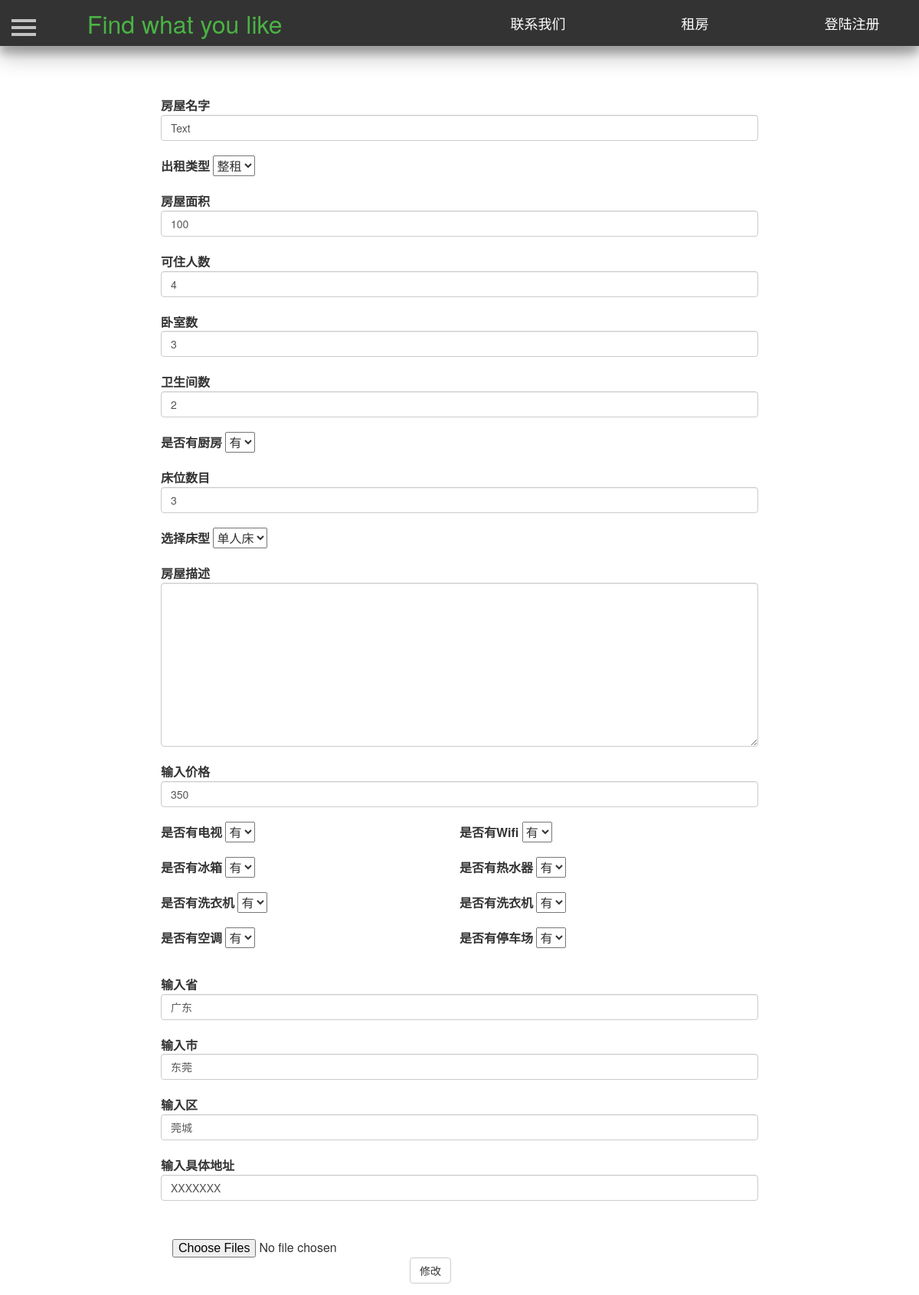
The app's page /modify_house/1/, older data.
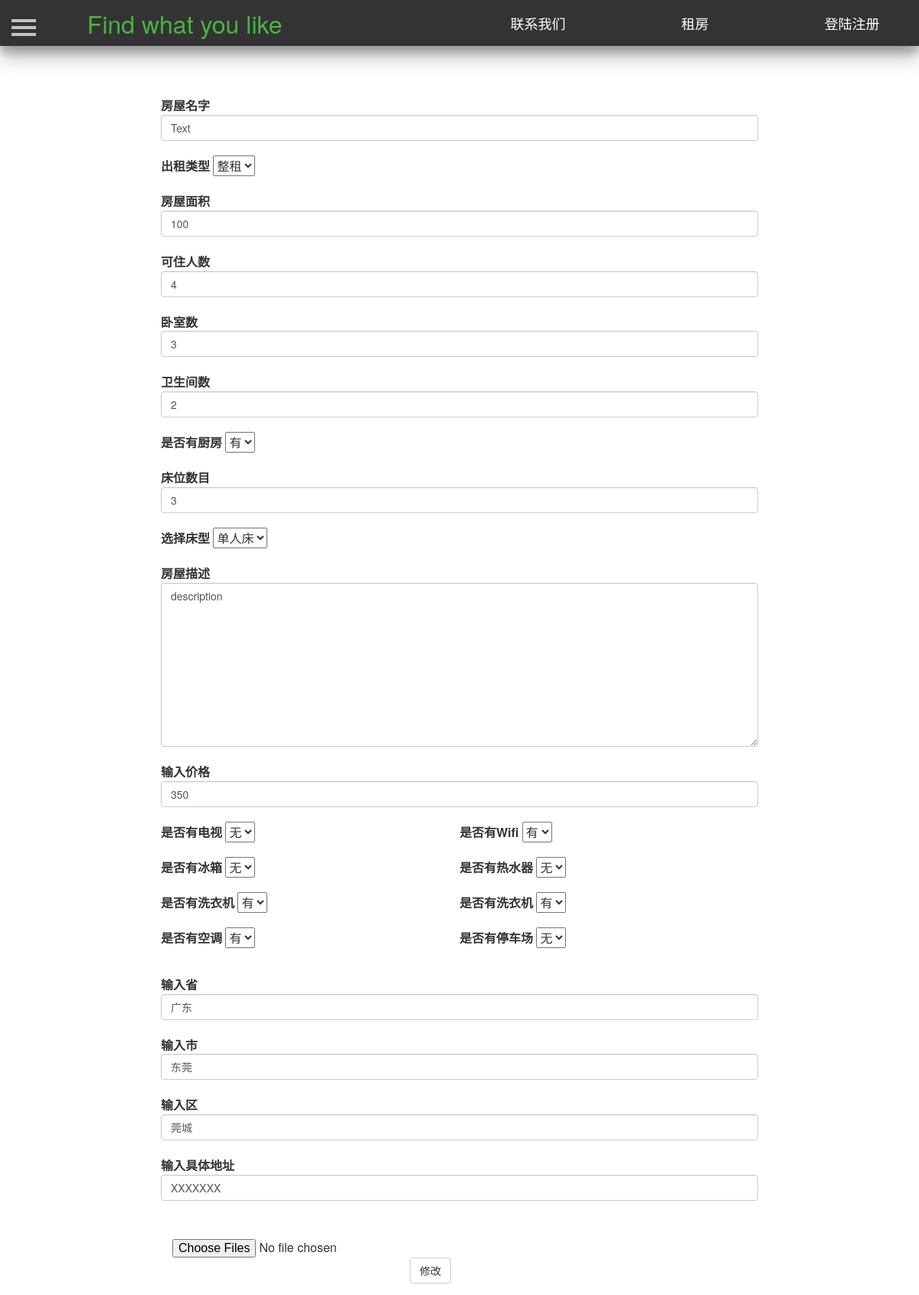
The same page, newer data.
### Renting/models.py (models this page shows, shortened)
class House(db.Model):
    id = db.Column(db.Integer, primary_key=True, autoincrement=True)  # ID 房屋唯一的标识
    house_name = db.Column(db.String(20))  # 房屋名  唯一   最大10个字符
    house_type = db.Column(db.Integer)  # 房屋类型，0表示整租，1表示单间 ，2表示床位
    area = db.Column(db.Integer)  # 房屋面积
    people = db.Column(db.Integer)  # 可住人数
    bedroom = db.Column(db.Integer)  # 卧房数
    toilet = db.Column(db.Integer)  # 卫生间数
    kitchen = db.Column(db.Integer)  # 是否有厨房
    bed = db.Column(db.Integer)  # 床位数
    bed_type = db.Column(db.Integer)  # 床型 0表示单人床  1表示双人床
    price = db.Column(db.Integer)  # 租一天的价格
    description = db.Column(db.String(200))  # 房屋描述
    facility = db.Column(db.String(10))  # 房屋设施，0表示无，1表示有
    province = db.Column(db.String(10))  # 省
    city = db.Column(db.String(10))  # 市
    district = db.Column(db.String(10))  # 地区
    address = db.Column(db.String(100))  # 具体地址
    username = db.Column(db.String(10), db.ForeignKey('user.username'))  # 房屋主人的名字，外键
    status = db.Column(db.Integer)  # 房屋状态，0表示未审核，1表示通过,2表示未通过
    upload_time = db.Column(db.DateTime)  # 房屋上传时间
    url_one = db.Column(db.String(100))  # 房屋图片
    url_two = db.Column(db.String(100))  # 房屋图片
    url_three = db.Column(db.String(100))  # 房屋图片
    url_four = db.Column(db.String(100))  # 房屋图片
    url_five = db.Column(db.String(100))  # 房屋图片

### Renting/views.py (the view)
@app.route('/modify_house/<int:house_id>/')
def modify_house(house_id):
    house = House.query.filter_by(id=house_id).first()
    return render_template("modify_house.html", house=house)

### Renting/templates/modify_house.html (shortened to what the changed rows need)
<!DOCTYPE html>
<html lang="en">
	<head>
        <link href="https://cdn.bootcss.com/bootstrap/3.3.7/css/bootstrap.min.css" rel="stylesheet">
        <link href="/static/css/navigation.css" rel="stylesheet">
        <link href="/static/css/profile.css" rel="stylesheet">
         <link href="/static/css/sidebar.css" rel="stylesheet">
        <link type="text/css" href="/static/css/dialog.css"  rel="stylesheet"/>
	</head>
	<body>
       <div id="wrapper">
            <div id="page-content-wrapper" style="margin-bottom=50px">
                <div class="container">
                    <div class="row">
                        <div class="col-md-8">
                            <form class="form-horizontal" role="form" style="margin-top:50px" id="release_form" name="release_form" method="post" enctype="multipart/form-data">
                                <div class="form-group">
                                    <label for="house_name" class="control-label">房屋名字</label>
                                    <input type="text" class="form-control" name="house_name" id="house_name" value="{{house.house_name}}">
                                </div>
                                <div class="form-group">
                                    <label for="rent_type" class="control-label">出租类型</label>
                                    <select id="rent_type" name="rent_type">
                                        {% if house.house_type==0 %}
                                        <option>整租</option>
                                        {% elif house.house_type==1 %}
                                        <option>单间</option>
                                        <option>整租</option>
                                        <option>床位</option>
                                        {% else %}
                                        <option>床位</option>
                                        <option>整租</option>
                                        <option>单间</option>
                                        {% endif %}
                                    </select>
                                </div>
                                <div class="form-group">
                                    <label for="area" class="control-label">房屋面积</label>
                                    <input type="text" class="form-control" id="area" name="area" value="{{house.area}}">
                                </div>
                                <div class="form-group">
                                    <label for="people" class="control-label">可住人数</label>
                                    <input type="text" class="form-control" id="people" name="people" value="{{house.people}}">
                                </div>
                                <div class="form-group">
                                    <label for="bedroom" class="control-label">卧室数</label>
                                    <input type="text" class="form-control" id="bedroom" name="bedroom" value="{{house.bedroom}}">
                                </div>
                                <div class="form-group">
                                    <label for="toilet" class="control-label">卫生间数</label>
                                    <input type="text" class="form-control" id="toilet" name="toilet" value="{{house.toilet}}">
                                </div>
                                <div class="form-group">
                                    <label for="kitchen" class="control-label">是否有厨房</label>
                                    <select id="kitchen" name="kitchen">
                                        {% if house.kitchen==1 %}
                                        <option>有</option>
                                        {% else %}
                                        <option>无</option>
                                        <option>有</option>
                                        {% endif %}
                                    </select>
                                </div>
                                <div class="form-group">
                                    <label for="bed" class="control-label">床位数目</label>
                                    <input type="text" class="form-control" id="bed" name="bed" value="{{house.bed}}">
                                </div>
                                <div class="form-group">
                                    <label for="bed_type" class="control-label">选择床型</label>
                                    <select id="bed_type" name="bed_type">
                                        {% if house.bed_type==0 %}
                                        <option>单人床</option>
                                        {% else%}
                                        <option>双人床</option>
                                        <option>单人床</option>
                                        {% endif %}
                                    </select>
                                </div>
                                <div class="form-group">
                                    <label for="description" class="control-label">房屋描述</label>
                                    <textarea name="description" class="form-control" id="description"  rows="10" cols="100">{{house.description}}</textarea>
                                </div>
                                <div class="form-group">
                                    <label for="price" class="control-label">输入价格</label>
                                    <input type="text" class="form-control" id="price" name="price" value="{{house.price}}">
                                </div>
                                <div class="row form-group">
                                    <div class="col-md-6">
                                        <div class="form-group">
                                            <label for="TV" class="control-label">是否有电视</label>
                                            <select id="TV" name="TV">
                                                {% if house.facility[0]=="1" %}
                                                    <option>有</option>
                                                {% else%}
                                                    <option>无</option>
                                                {% endif %}
                                            </select>
                                        </div>
                                        <div class="form-group">
                                            <label for="fridge" class="control-label">是否有冰箱</label>
                                            <select id="fridge" name="fridge">
                                                {% if house.facility[1]=="1" %}
                                                    <option>有</option>
                                                {% else%}
                                                    <option>无</option>
                                                {% endif %}
                                            </select>
                                        </div>
                                        <div class="form-group">
                                            <label for="washer" class="control-label">是否有洗衣机</label>
                                            <select id="washer" name="washer">
                                                {% if house.facility[2]=="1" %}
                                                    <option>有</option>
                                                {% else%}
                                                    <option>无</option>
                                                    <option>有</option>
                                                {% endif %}
                                            </select>
                                        </div>
                                        <div class="form-group">
                                            <label for="conditioner" class="control-label">是否有空调</label>
                                            <select id="conditioner" name="conditioner">
                                                {% if house.facility[3]=="1" %}
                                                    <option>有</option>
                                                {% else%}
                                                    <option>无</option>
                                                    <option>有</option>
                                                {% endif %}
                                            </select>
                                        </div>
                                    </div>
                                    <div class="col-md-6">
                                        <div class="form-group">
                                            <label for="wifi" class="control-label">是否有Wifi</label>
                                            <select id="wifi" name="wifi">
                                                {% if house.facility[4]=="1" %}
                                                    <option>有</option>
                                                {% else%}
                                                    <option>无</option>
                                                    <option>有</option>
                                                {% endif %}
                                            </select>
                                        </div>
                                        <div class="form-group">
                                            <label for="heater" class="control-label">是否有热水器</label>
                                            <select id="heater" name="heater">
                                                {% if house.facility[5]=="1" %}
                                                    <option>有</option>
                                                {% else%}
                                                    <option>无</option>
                                                {% endif %}
                                            </select>
                                        </div>
                                        <div class="form-group">
                                            <label for="wardrobe" class="control-label">是否有洗衣机</label>
                                            <select id="wardrobe" name="wardrobe">
                                                {% if house.facility[6]=="1" %}
                                                    <option>有</option>
                                                {% else%}
                                                    <option>无</option>
                                                    <option>有</option>
                                                {% endif %}
                                            </select>
                                        </div>
                                        <div class="form-group">
                                            <label for="parking" class="control-label">是否有停车场</label>
                                            <select id="parking" name="parking">
                                                {% if house.facility[7]=="1" %}
                                                    <option>有</option>
                                                {% else%}
                                                    <option>无</option>
                                                {% endif %}
                                            </select>
                                        </div>
                                    </div>
                                </div>
                                <div class="form-group">
                                    <label for="province" class="control-label">输入省</label>
                                    <input type="text" class="form-control" id="province" name="province" value="{{house.province}}">
                                </div>
                                <div class="form-group">
                                    <label for="city" class="control-label">输入市</label>
                                    <input type="text" class="form-control" id="city" name="city" value="{{house.city}}">
                                </div>
                                <div class="form-group">
                                    <label for="district" class="control-label">输入区</label>
                                    <input type="text" class="form-control" id="district" name="district" value="{{house.district}}">
                                </div>
                                <div class="form-group">
                                    <label for="address" class="control-label">输入具体地址</label>
                                    <input type="text" class="form-control" id="address" name="address" value="{{house.address}}">
                                </div>
                            </form>
                        </div>
                    </div>
                </div>
            </div>
        </div>
    </body>
</html>

Row changes from the older to the newer data that the page shows:
changed House "Text": description (not shown) → "description"; TV "有" → "无"; fridge "有" → "无"; heater "有" → "无"; parking "有" → "无"
